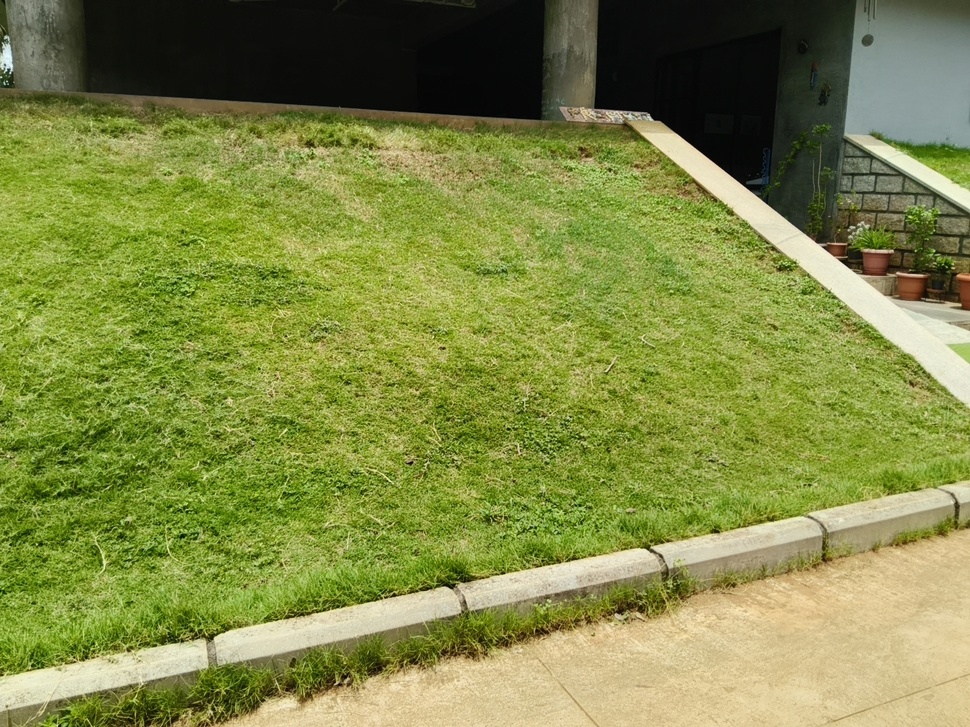
#> input picture Photos/IMG20260728122104.jpg, 970 x 727 px, shrunk from 1440 x 1080 before the run
$ python -i steps.py   (imports and definitions only)   (older library calls are emulated)
#> lines starting #> are read from the running program, lines starting #| are printed output that depends on the picture
#> further down, picture is the input picture: shape (727, 970, 3); mean B, G, R 70.5, 137.5, 129.1
"""
steps.py -- finding the best place to cross a step, kerb or slab edge.

READ THIS FIRST: WHAT THIS MODULE CAN AND CANNOT DO
===================================================
I tested whether a single camera can DETECT a step on your course. It cannot,
and it is important you know that before trusting anything here.

Measured on the site photos, comparing a sharp 6-10 cm cement lip
(IMG20260729132039), a near-flush crossable edge (IMG20260729132145) and plain
open mud with no step at all (IMG20260728121845):

    scene            edge "peakiness"    longest horizontal line found
    sharp lip              1.54                    none
    flush edge             1.60                    none
    open mud               1.56                    none

All three are identical. A 6 cm lip simply does not look different from flat
ground to one camera at car height -- monocular depth of a small step is an
ill-posed problem, and shadows and dry grass produce edges just as strong.

SO: THIS MODULE DOES NOT DETECT STEPS. Do not use it to decide *whether* a
step is there. Two things are used for that instead:

  1. ROUTE CONTEXT (primary). You already know where the step is -- it is in
     your route order. The mission sequencer puts the car into a `cross_step`
     stage as it approaches. The car does not need to discover the step; it
     needs to cross it well.
  2. A DOWNWARD-ANGLED ULTRASONIC (~2 USD, and this is the one upgrade that
     buys a sense the car does not otherwise have). Pointed at the ground
     ahead, its range *shortens* at a step up and *lengthens* -- or goes
     silent -- at a drop or a hole. That is a direct physical measurement of
     exactly the thing the camera cannot see, and it is also the only sensor
     that can see the compost pit, which is a hole.

     It has to go on a short mast, about 20 cm up and 35 degrees down, NOT on
     the front wall of the chassis: at 3 cm height it looks 11 cm ahead and
     sits in its own blind spot. docs/WIRING.md section 2b has the geometry;
     tools/calibrate_ground.py prints it for your build. Then set
     DOWN_SENSOR_ENABLED in course_navigator.py.

WHAT THIS MODULE *DOES* DO -- and this part is validated
--------------------------------------------------------
While the ABSOLUTE question ("is there a step?") fails, the RELATIVE question
("along this edge, where is it lowest?") works. On the flush-edge photo the
edge response across the three thirds of the frame was:

        left 40   centre 26   right 20     <- right is where it is crossable

which correctly identifies the flush end. That is what find_crossing() returns:
the lateral direction of the EASIEST place to cross whatever is in front of
you. It is a steering hint, not an obstacle detector.

WHY THAT IS STILL WORTH HAVING
------------------------------
On your course the same slab edge is impassable at one end and drivable at the
other (compare IMG20260729132039 with IMG20260729132145). Crossing at the right
place is the whole game, and that is precisely the relative question.
"""

import numpy as np

try:
    import cv2
except ImportError:
    cv2 = None

# Band of the image to look at: the ground just ahead of the car, not the
# far distance and not the bumper. Fractions of image height.
BAND_TOP = 0.55
BAND_BOTTOM = 0.90

N_COLUMNS = 5           # lateral resolution of the crossing search
STRAIGHT_ENOUGH = 0.15  # |steer| below this counts as "squared up" to the edge

# A real step is a SHARP, LOCALISED horizontal line: one row of the image with
# far more horizontal-edge energy than its neighbours. Gentle shading across
# the ground is not a step. PEAKINESS is (strongest row / median row); this
# threshold is deliberately high because an unnecessary swerve is worse than
# crossing straight. On the site photos nothing reaches it (all ~1.55), so
# find_crossing() correctly reports "no step evidence" and the car goes
# straight -- which is the honest and safe result. See module docstring.
PEAKINESS_MIN = 2.2


def edge_profile(bgr, band_top=BAND_TOP, band_bottom=BAND_BOTTOM,
                 n_columns=N_COLUMNS):
    """
    Horizontal-edge strength across the width of the ground band ahead.

    Returns a 1-D array of length n_columns; a HIGH value means that part of
    the ground ahead has a strong horizontal discontinuity (a lip, a kerb, a
    shadow line), a LOW value means it is smooth and continuous there.
    """
    h, w = bgr.shape[:2]
    band = bgr[int(h * band_top):int(h * band_bottom), :]
    g = cv2.cvtColor(band, cv2.COLOR_BGR2GRAY)
    g = cv2.GaussianBlur(g, (5, 5), 0).astype(np.float32)
    g = g / (g.mean() + 1e-6) * 128.0                 # exposure-normalise
    sob = np.abs(cv2.Sobel(g, cv2.CV_32F, 0, 1, ksize=3))   # horizontal edges

    step = band.shape[1] // n_columns
    return np.array([float(sob[:, i * step:(i + 1) * step].mean())
                     for i in range(n_columns)])


def step_evidence(bgr, band_top=BAND_TOP, band_bottom=BAND_BOTTOM):
    """
    Is there evidence of an actual step line in the ground ahead?

    Returns (found: bool, peakiness: float).

    'found' is True only when one image row carries far more horizontal-edge
    energy than the typical row -- i.e. a real, sharp, localised line rather
    than gentle shading. On the site photos this returns False everywhere,
    including on the genuine 6 cm lip: see the module docstring for the
    measurements. That is a limitation of one camera, not a bug.
    """
#> called with band_top = 0.55, band_bottom = 0.9
    h = bgr.shape[0]
#> h = 727
    band = bgr[int(h * band_top):int(h * band_bottom), :]
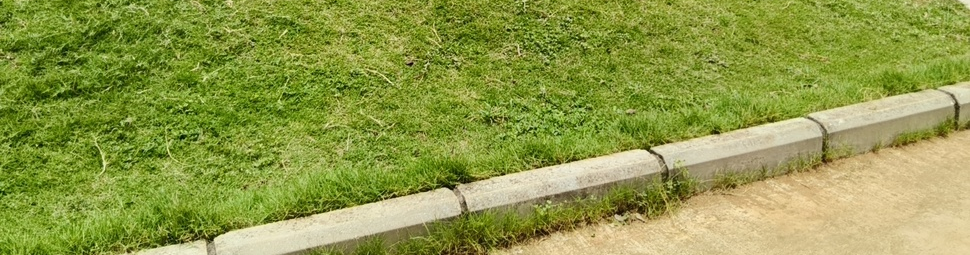
#> band: shape (255, 970, 3); mean B, G, R 72.3, 154.6, 143.1
    g = cv2.cvtColor(band, cv2.COLOR_BGR2GRAY)
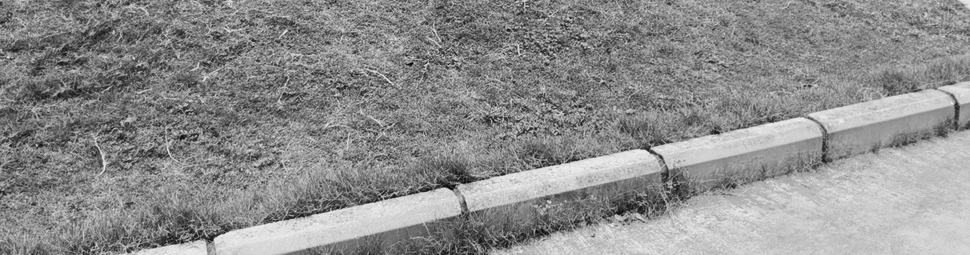
#> g: shape (255, 970); min 6, max 244, mean 141.8
    g = cv2.GaussianBlur(g, (5, 5), 0).astype(np.float32)
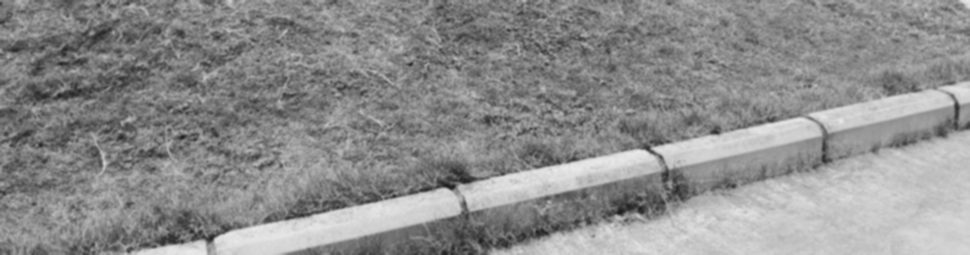
#> g: shape (255, 970) float32; min 25, max 234, mean 141.8
    g = g / (g.mean() + 1e-6) * 128.0
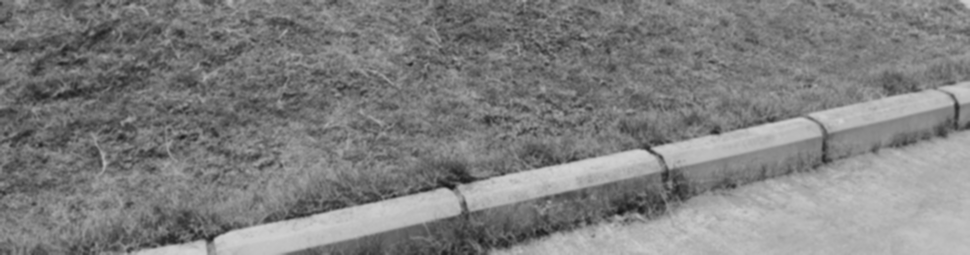
#> g: shape (255, 970) float32; min 22.57, max 211.2, mean 128
    rows = np.abs(cv2.Sobel(g, cv2.CV_32F, 0, 1, ksize=3)).mean(axis=1)
#> rows = 255 values, max 48.92 at index 136, min 0 at index 0, mean 38.2
    peak = float(rows.max() / (np.median(rows) + 1e-6))
#> peak = 1.24
    return peak >= PEAKINESS_MIN, peak


def find_crossing(bgr, **kw):
    """
    Where along the ground ahead is the EASIEST place to cross a step?

    Returns dict:
        offset      : -1.0 (far left) .. +1.0 (far right)
        confidence  : 0..1
        step_found  : whether a genuine step line was detected at all
        peakiness   : the step-evidence score
        profile     : raw per-column edge strengths (for debugging)

    IMPORTANT: if no step line is detected, this returns offset 0.0 and
    confidence 0.0 -- meaning "go straight". It deliberately does NOT steer
    from gentle lighting gradients, which is what an earlier version did: a
    plain cement apron produced the strongest apparent "crossing point" on the
    whole course, purely from shading. Swerving on that would be worse than
    doing nothing.
    """
    found, peak = step_evidence(bgr, **{k: v for k, v in kw.items()
                                        if k in ('band_top', 'band_bottom')})
#> found = False; peak = 1.24
    prof = edge_profile(bgr, **kw)
#> in edge_profile, `sob = np.abs(cv2.Sobel(g, cv2.CV_32F, 0, 1, ksize=3))`:
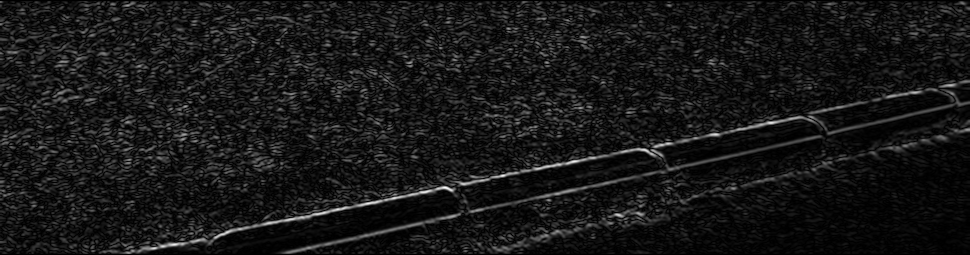
#> sob: shape (255, 970) float32; min 0, max 417, mean 38.2; drawn with min black and max white
#> prof = [44.91, 42.61, 43.22, 34.51, 25.76]
    if not found:
        return {'offset': 0.0, 'confidence': 0.0, 'step_found': False,
                'peakiness': peak, 'profile': prof}

    n = len(prof)
    best = int(np.argmin(prof))                       # weakest edge = easiest
    lo, hi = float(prof.min()), float(prof.max())
    conf = 0.0 if hi <= 1e-6 else float((hi - lo) / hi)
    offset = (best - (n - 1) / 2.0) / ((n - 1) / 2.0)
    return {'offset': float(np.clip(offset, -1, 1)), 'confidence': conf,
            'step_found': True, 'peakiness': peak, 'profile': prof}


def crossing_steer(bgr, gain=0.6, min_confidence=0.25, **kw):
    """
    Turn find_crossing() into a steer value for the `cross_step` behaviour.

    Returns (steer, info). Steer is 0.0 unless a real step line was found AND
    one part of it is clearly easier than the rest.
    """
    c = find_crossing(bgr, **kw)
    if not c['step_found'] or c['confidence'] < min_confidence:
        return 0.0, c
    return float(np.clip(c['offset'] * gain, -1.0, 1.0)), c


def squared_up(steer):
    """
    True when the car is pointed straight enough to take a step head-on.

    Hitting a step at an angle lifts one wheel first and the car slews sideways
    and beaches, so the crossing burst must only fire once this is True.
    """
    return abs(steer) < STRAIGHT_ENOUGH

>>> import cv2
>>> picture = cv2.imread('../../Photos/IMG20260728122104.jpg')
>>> result = find_crossing(picture)
#> result = {'offset': 0, 'confidence': 0, 'step_found': False, 'peakiness': 1.24, 'profile': [44.91, 42.61, 43.22, 34.51, 25.76]}

$ run again, on Photos/IMG20260729132133.jpg
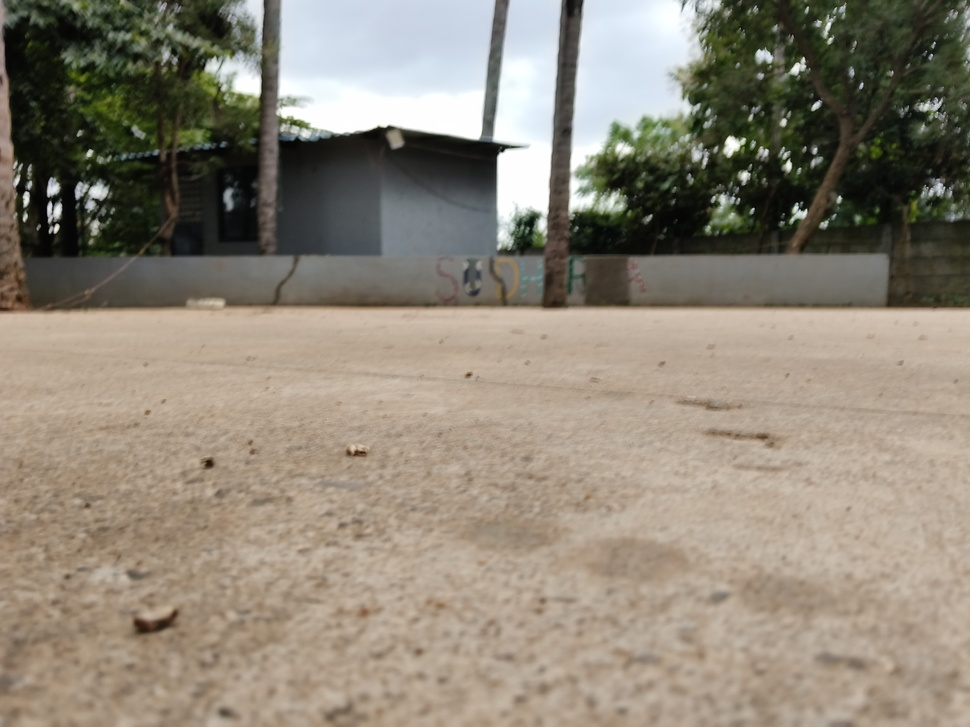
#> input picture Photos/IMG20260729132133.jpg, 970 x 727 px, shrunk from 4096 x 3072 before the run
#> picture is the input picture: shape (727, 970, 3); mean B, G, R 119.4, 133.8, 142.2
#> in step_evidence, `g = g / (g.mean() + 1e-6) * 128.0`:
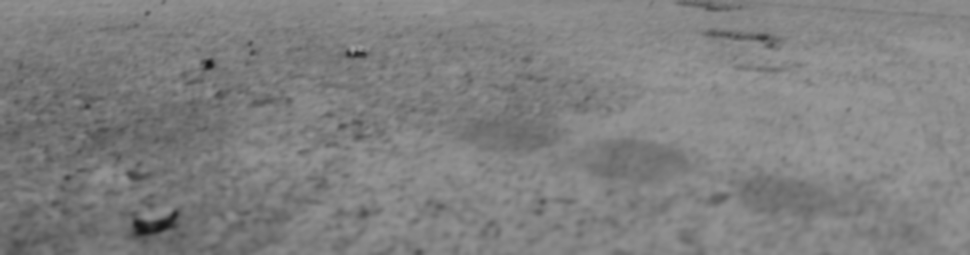
#> g: shape (255, 970) float32; min 22.33, max 157.9, mean 128
#> rows = 255 values, max 16.8 at index 218, min 0 at index 0, mean 12.02
#> in step_evidence, `peak = float(rows.max() / (np.median(rows) + 1e-6))`: peak = 1.4
#> in find_crossing, `found, peak = step_evidence(bgr, **{k: v for k, v in kw.items() if k i..`: found = False; peak = 1.4
#> in edge_profile, `sob = np.abs(cv2.Sobel(g, cv2.CV_32F, 0, 1, ksize=3))`:
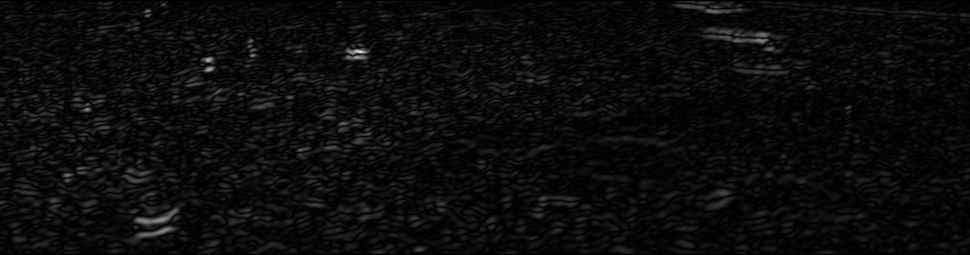
#> sob: shape (255, 970) float32; min 0, max 232.1, mean 12
#> prof = [14.78, 14.5, 11.45, 10.76, 8.59]
#> result = {'offset': 0, 'confidence': 0, 'step_found': False, 'peakiness': 1.4, 'profile': [14.78, 14.5, 11.45, 10.76, 8.59]}
